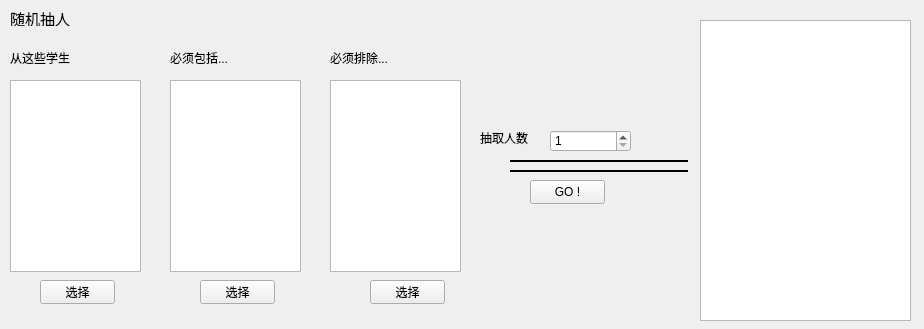
<?xml version="1.0" encoding="UTF-8"?>
<ui version="4.0">
 <class>Form</class>
 <widget class="QWidget" name="Form">
  <property name="geometry">
   <rect>
    <x>0</x>
    <y>0</y>
    <width>924</width>
    <height>329</height>
   </rect>
  </property>
  <property name="windowTitle">
   <string>Form</string>
  </property>
  <widget class="QLabel" name="label">
   <property name="geometry">
    <rect>
     <x>10</x>
     <y>10</y>
     <width>71</width>
     <height>16</height>
    </rect>
   </property>
   <property name="font">
    <font>
     <pointsize>11</pointsize>
    </font>
   </property>
   <property name="text">
    <string>随机抽人</string>
   </property>
  </widget>
  <widget class="QLabel" name="label_2">
   <property name="geometry">
    <rect>
     <x>10</x>
     <y>50</y>
     <width>111</width>
     <height>16</height>
    </rect>
   </property>
   <property name="text">
    <string>从这些学生</string>
   </property>
  </widget>
  <widget class="QListWidget" name="listWidget">
   <property name="geometry">
    <rect>
     <x>10</x>
     <y>80</y>
     <width>131</width>
     <height>192</height>
    </rect>
   </property>
  </widget>
  <widget class="QLabel" name="label_3">
   <property name="geometry">
    <rect>
     <x>170</x>
     <y>50</y>
     <width>111</width>
     <height>16</height>
    </rect>
   </property>
   <property name="text">
    <string>必须包括...</string>
   </property>
  </widget>
  <widget class="QListWidget" name="listWidget_2">
   <property name="geometry">
    <rect>
     <x>170</x>
     <y>80</y>
     <width>131</width>
     <height>192</height>
    </rect>
   </property>
  </widget>
  <widget class="QLabel" name="label_4">
   <property name="geometry">
    <rect>
     <x>330</x>
     <y>50</y>
     <width>111</width>
     <height>16</height>
    </rect>
   </property>
   <property name="text">
    <string>必须排除...</string>
   </property>
  </widget>
  <widget class="QListWidget" name="listWidget_3">
   <property name="geometry">
    <rect>
     <x>330</x>
     <y>80</y>
     <width>131</width>
     <height>192</height>
    </rect>
   </property>
  </widget>
  <widget class="QPushButton" name="pushButton">
   <property name="geometry">
    <rect>
     <x>530</x>
     <y>180</y>
     <width>75</width>
     <height>24</height>
    </rect>
   </property>
   <property name="text">
    <string>GO !</string>
   </property>
  </widget>
  <widget class="Line" name="line">
   <property name="geometry">
    <rect>
     <x>510</x>
     <y>160</y>
     <width>178</width>
     <height>2</height>
    </rect>
   </property>
   <property name="styleSheet">
    <string notr="true">background: black</string>
   </property>
   <property name="orientation">
    <enum>Qt::Horizontal</enum>
   </property>
  </widget>
  <widget class="Line" name="line_2">
   <property name="geometry">
    <rect>
     <x>510</x>
     <y>170</y>
     <width>178</width>
     <height>2</height>
    </rect>
   </property>
   <property name="styleSheet">
    <string notr="true">background: black</string>
   </property>
   <property name="orientation">
    <enum>Qt::Horizontal</enum>
   </property>
  </widget>
  <widget class="QLabel" name="label_5">
   <property name="geometry">
    <rect>
     <x>480</x>
     <y>130</y>
     <width>91</width>
     <height>16</height>
    </rect>
   </property>
   <property name="text">
    <string>抽取人数</string>
   </property>
  </widget>
  <widget class="QSpinBox" name="spinBox">
   <property name="geometry">
    <rect>
     <x>550</x>
     <y>130</y>
     <width>81</width>
     <height>22</height>
    </rect>
   </property>
   <property name="minimum">
    <number>1</number>
   </property>
   <property name="maximum">
    <number>114514</number>
   </property>
  </widget>
  <widget class="QPushButton" name="pushButton_2">
   <property name="geometry">
    <rect>
     <x>40</x>
     <y>280</y>
     <width>75</width>
     <height>24</height>
    </rect>
   </property>
   <property name="text">
    <string>选择</string>
   </property>
  </widget>
  <widget class="QPushButton" name="pushButton_3">
   <property name="geometry">
    <rect>
     <x>200</x>
     <y>280</y>
     <width>75</width>
     <height>24</height>
    </rect>
   </property>
   <property name="text">
    <string>选择</string>
   </property>
  </widget>
  <widget class="QPushButton" name="pushButton_4">
   <property name="geometry">
    <rect>
     <x>370</x>
     <y>280</y>
     <width>75</width>
     <height>24</height>
    </rect>
   </property>
   <property name="text">
    <string>选择</string>
   </property>
  </widget>
  <widget class="QListWidget" name="listWidget_4">
   <property name="geometry">
    <rect>
     <x>700</x>
     <y>20</y>
     <width>211</width>
     <height>301</height>
    </rect>
   </property>
  </widget>
 </widget>
 <resources/>
 <connections/>
</ui>
